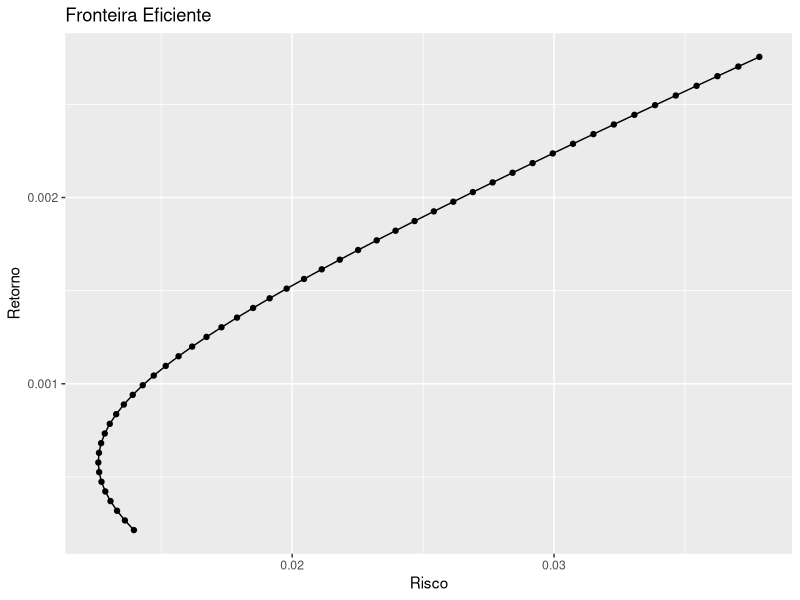

This figure's R source:

# Simulando a variância de carteiros com n pesos iguais
# Ambiente----------------------------------------------------------------------
rm(list = ls())
library(ggplot2)
library(magrittr)
library(tseries)
#library(quantmod)

# Carregando dados--------------------------------------------------------------
dados <- read.csv2('dados/retornos-diarios.csv')

ativos <- c("ABEV3", "ITSA4", "AZUL4", "LAME4", "PETR4")
carteira  <- dados[, ativos]
carteira <- as.matrix(carteira)

# simbolos <- c("OIBR3.SA", "ABEV3.SA", " ITSA4.SA", " AZUL4.SA", " LAME4.SA",
#               "PETR3.SA")
# # Data inicio e fim
# startdate <-  Sys.Date() - 730
# enddate <- Sys.Date()
# 
# # Fazendo download
# env_simb <- new.env()
# getSymbols(Symbols = simbolos, env = env_simb, src = 'yahoo',
#            from = startdate, to = enddate)


# Processando dados-------------------------------------------------------------

retornos_esperados <- apply(carteira, MARGIN = 2, mean)

retorno_min <- 0.5*min(retornos_esperados)
retorno_max <- 1.5*max(retornos_esperados)

retornos_seq <- seq(retorno_min, retorno_max, length.out = 50)

# Funções-----------------------------------------------------------------------

carteira_otima <- function(ativos, retorno_esperado, shorts = FALSE){
  
  s <- tseries::portfolio.optim(
    x = ativos,
    pm = retorno_esperado,
    shorts = shorts
  )
  
  res <- list(
    pesos = s[['pw']],
    retorno = s[['pm']],
    risco = s[['ps']]
  )
  
  return(res)
}


get_retorno <- function(res){
  
  sapply(res, `[[`, i = 'retorno')
}

get_risco <- function(res){
  
  sapply(res, `[[`, i = 'risco')
}


# Gráficos----------------------------------------------------------------------

fronteira <- lapply(
  X = retornos_seq,
  FUN = carteira_otima,
  ativos = carteira,
  shorts = TRUE
)

dados_plot <- data.frame(
  retorno = get_retorno(fronteira),
  risco = get_risco(fronteira)
)

dados_plot %>% 
  ggplot(aes(x = retorno, y = risco))+
  geom_point()+
  geom_line() +
  coord_flip()+
  labs(
    x = 'Retorno',
    y = 'Risco',
    title = 'Fronteira Eficiente'
  )

